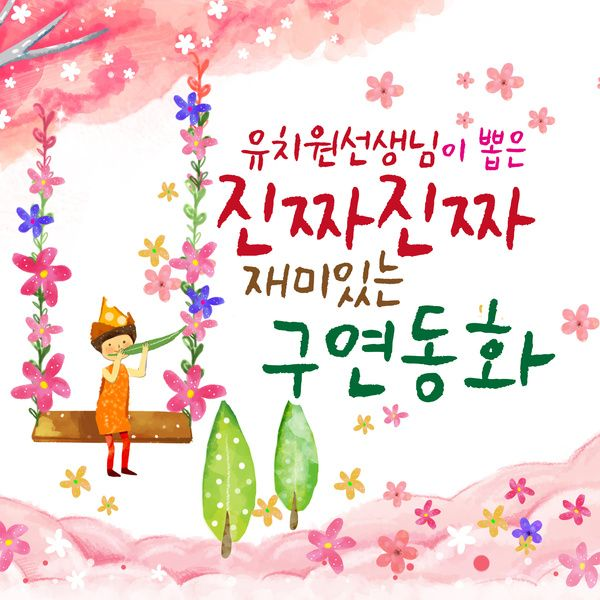
#> input picture exercise/Practice/EAST example/korean_clear_text_example.jpeg, 600 x 600 px
$ jupyter execute --allow-errors ExampleCaution-Copy2.ipynb
#> lines starting #> are read from the running program, lines starting #| are printed output that depends on the picture
Source From : https://github.com/sanifalimomin/Text-Detection-Using-OpenCV

[cell 1]
from imutils.object_detection import non_max_suppression
import numpy as np
import argparse
import time
import cv2
from skimage import io

[cell 2]
image = cv2.imread("korean_clear_text_example.jpeg")
#> image is the input picture: shape (600, 600, 3); mean B, G, R 212.6, 216.4, 238.9

# image height and width should be multiple of 32
imgWidth=320
imgHeight=320

[cell 3]
orig = image.copy()
(H, W) = image.shape[:2]
#> H = 600; W = 600
(newW, newH) = (imgWidth, imgHeight)

rW = W / float(newW)
#> rW = 1.88
rH = H / float(newH)
#> rH = 1.88
image = cv2.resize(image, (newW, newH))
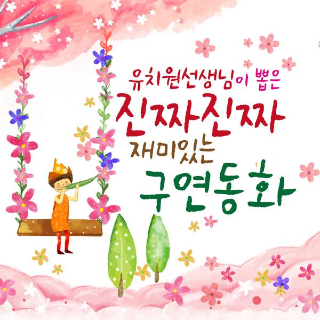
#> image: shape (320, 320, 3); mean B, G, R 212.5, 216.3, 238.8

(H, W) = image.shape[:2]
#> H = 320; W = 320
io.imshow(image)


$ run again, with exercise/Practice/EAST example/img5.jpeg copied over exercise/Practice/EAST example/korean_clear_text_example.jpeg
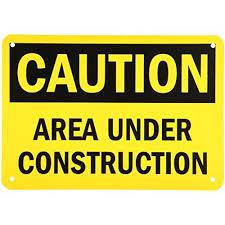
#> input picture exercise/Practice/EAST example/img5.jpeg, 225 x 225 px
#> image is the input picture: shape (225, 225, 3); mean B, G, R 109.7, 189.9, 197.4
#> `image = cv2.resize(image, (newW, newH))`:
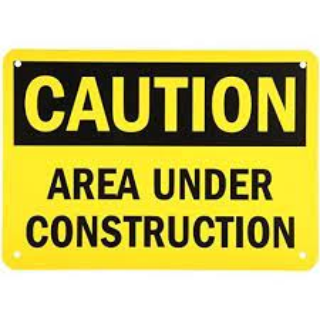
#> image: shape (320, 320, 3); mean B, G, R 109.6, 189.9, 197.3

$ run again, with exercise/Practice/EAST example/korean_handwritting_example.jpeg copied over exercise/Practice/EAST example/korean_clear_text_example.jpeg
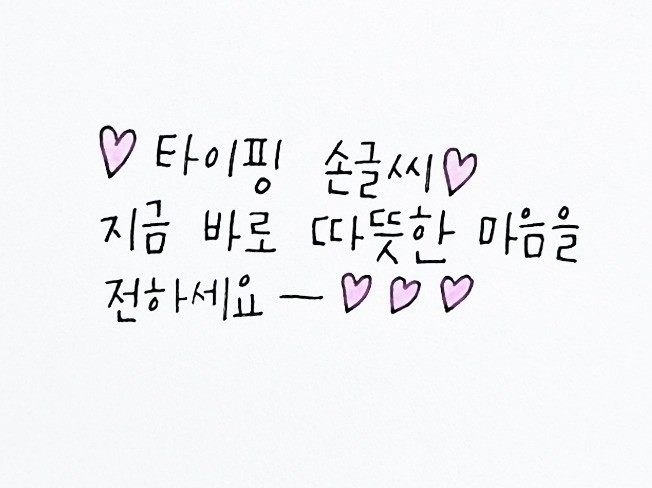
#> input picture exercise/Practice/EAST example/korean_handwritting_example.jpeg, 652 x 488 px
#> image is the input picture: shape (488, 652, 3); mean B, G, R 244.4, 242.1, 241.7
#> `image = cv2.resize(image, (newW, newH))`:
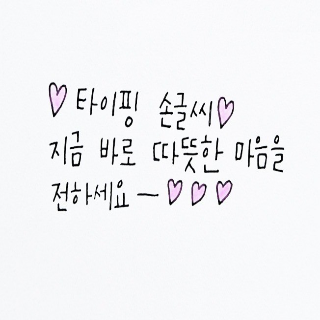
#> image: shape (320, 320, 3); mean B, G, R 244.3, 242, 241.6
